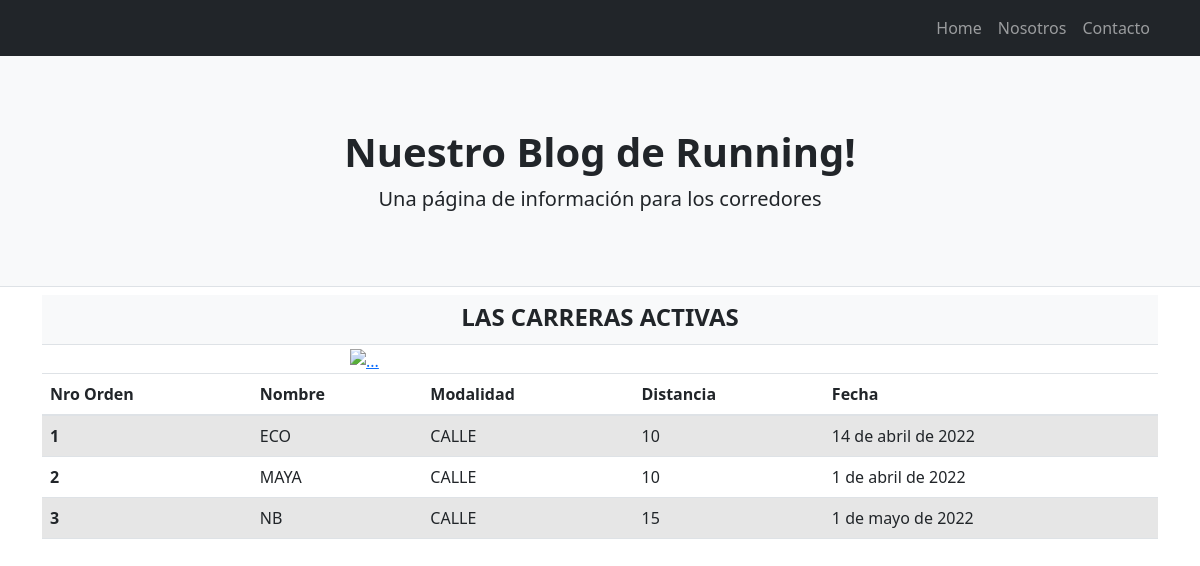
Page /app_running/carreras on the committed database.
### app_running/models.py (models this page shows, shortened)
class Carreras (models.Model):
    nombre = models.CharField(max_length=20)
    modalidad = models.CharField(max_length=10)
    distancia= models.IntegerField()
    fecha = models.DateField()

### app_running/views.py (the view)
def carreras (request):
    carreras = Carreras.objects.all()
    dicc = {"carreras" : carreras}
    plantilla = loader.get_template ("carreras.html")
    documento = plantilla.render (dicc)
    return HttpResponse(documento)

### app_running/template/carreras.html
<!DOCTYPE html>
{% extends "padre2.html" %}
{% load static %}
{% block contenido %}
<header class="py-1 bg-light border-bottom mb-1">
  <div class="container">
      <div class="text-center my-1">
          <h4 class="fw-bolder">LAS CARRERAS ACTIVAS</h4>
      </div>
  </div>
</header>
<a href="#!"><img class="mx-auto d-block" src="https://images.pexels.com/photos/2402734/pexels-photo-2402734.jpeg?auto=compress&cs=tinysrgb&w=1260&h=750&dpr=1" alt="..." width="500" heigth="350" /></a>
    <table class="table table-striped">
        <thead>
          <tr>
            <th scope="col">Nro Orden</th>
            <th scope="col">Nombre</th>
            <th scope="col">Modalidad</th>
            <th scope="col">Distancia</th>
            <th scope="col">Fecha</th>
          </tr>
        </thead>
        <tbody>
            {% for n in carreras %}
            <tr>
                <th scope="row">{{n.id}}</th>
                <td>{{n.nombre}}</td>
                <td>{{n.modalidad}}</td>
                <td>{{n.distancia}}</td>
                <td>{{n.fecha}}</td>
            </tr>
            {% endfor %}
        </tbody>
      </table>
{% endblock %}

### app_running/template/padre2.html (shortened to what this page needs)
<!DOCTYPE html>
<html lang="en">
    <head>
        {% load static %}
        <link rel="stylesheet" href="https://cdn.jsdelivr.net/npm/bootstrap@4.1.3/dist/css/bootstrap.min.css">
        <link href="{% static 'app_running/css/styles.css' %}" rel="stylesheet" />
    </head>
    <body>
        <nav class="navbar navbar-expand-lg navbar-dark bg-dark">
            <div class="container">
                <div class="collapse navbar-collapse" id="navbarSupportedContent">
                    <ul class="navbar-nav ms-auto mb-2 mb-lg-0">
                        <li class="nav-item"><a class="nav-link" href= "{% url 'home' %}">Home</a></li>
                        <li class="nav-item"><a class="nav-link" href= "{% url 'nosotros' %}">Nosotros</a></li>
                        <li class="nav-item"><a class="nav-link" href= "{% url 'contacto' %}">Contacto</a></li>
                    </ul>
                </div>
            </div>
        </nav>
        <header class="py-5 bg-light border-bottom mb-2">
            <div class="container">
                <div class="text-center my-4">
                    <h1 class="fw-bolder">Nuestro Blog de Running!</h1>
                    <p class="lead mb-0">Una página de información para los corredores</p>
                </div>
            </div>
        </header>
        <div class="container">
            <div class="row align-items-center">
                <div class="">
        {% block contenido %}
        {% endblock %}
    </body>
</html>

### rows in the picture
Carreras: id "1", nombre "ECO", modalidad "CALLE", distancia "10", fecha "14 de abril de 2022"
Carreras: id "2", nombre "MAYA", modalidad "CALLE", distancia "10", fecha "1 de abril de 2022"
Carreras: id "3", nombre "NB", modalidad "CALLE", distancia "15", fecha "1 de mayo de 2022"
